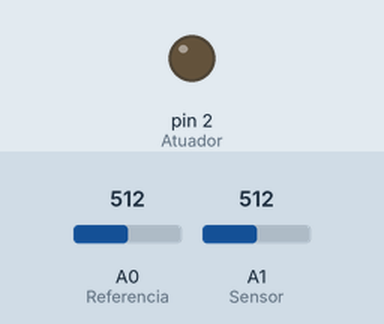
Simulated run of this sketch. Board: Arduino Uno, built with avr-gcc and run on an emulated ATmega328P. On the bench: output pins drawn as LEDs (lit = HIGH). The test bench sets the inputs (shaded band); at power-on: A0 (Referencia) = 512, A1 (Sensor) = 512.

Above: at 1.2 s.
1.3 s: A0 (Referencia) set to 574
2.8 s: A0 (Referencia) set to 593
At 3.4 s:
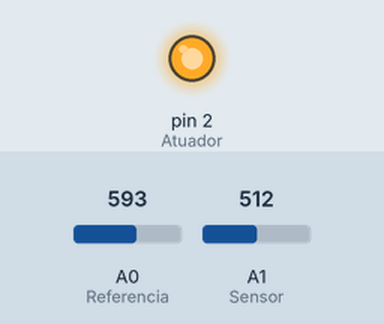
4.3 s: A0 (Referencia) set to 511
At 5.5 s:
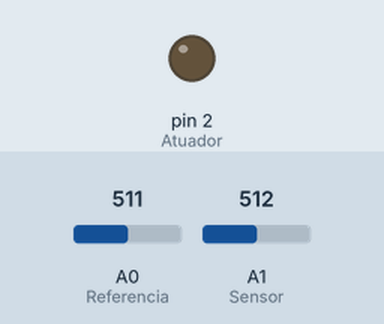
5.8 s: A0 (Referencia) set to 716
At 6.8 s:
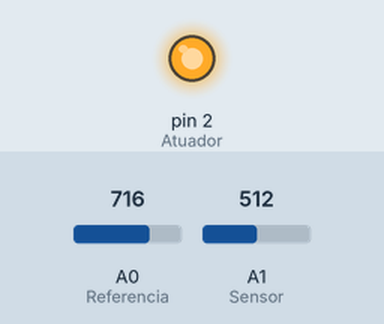
Timing chart, 0 to 8.3 s (numbered marks = the images above; inputs shaded):
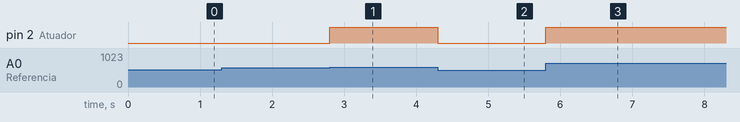

Measured:
- the behaviour switches between 585 and 586 on A0 (Referencia) (found by bisection; images 0 and 1)
- after the input at 1.3 s, every drawn part: stays the same
- after the input at 2.8 s, pin 2 (Atuador): LOW → HIGH at once
- after the input at 4.3 s, pin 2 (Atuador): HIGH → LOW at once
- after the input at 5.8 s, pin 2 (Atuador): LOW → HIGH at once

The sketch:

Controlador_P_RC.ino
```cpp
 /* ----- Controlador proporcional para um circuito RC ----- */


const int Referencia = 0; // O sinal de referencia sera lido a partir do pino de
                          // entrada analogica A0

const int Sensor = 1; // O sensor sera conectado ao pino de entrada analogica A1

const int Atuador = 2; // O sinal de comando "analogico" (saida do controlador)
                       // sera transmitido pelo pino de saida digital 5 (PWM)

double Valor_Referencia; // Variavel que armazenara o valor do sinal de referencia

double Valor_Sensor; // Variavel que armazenara o valor da saida (tensao no capacitor)

double Valor_Atuador; // Variavel que armazenara o valor da
                   // saida do controlador (acao de controle)

double Erro; // Variavel que armazenara o sinal de erro (Valor_referencia - Valor_Sensor)

const double Kp = 7; // Parametro do controlador proporcional


void setup(){

pinMode(Sensor, INPUT); // Define o pino do sensor como uma entrada

pinMode(Referencia, INPUT); // Define o pino da referencia como uma entrada

pinMode(Atuador, OUTPUT); // Define o pino do atuador como uma saida

//Serial.begin(9600); // Especifica velocidade da comunicacao serial

}


void loop(){
  Valor_Referencia = analogRead(Referencia); // Converte o valor de tensao de referencia
  // num número binário de 10 bits (0V a 5V <---> 0 a 1023)

  Valor_Sensor = analogRead(Sensor); // Converte o valor de tensao do capacitor (saida)
  // num número binário de 10 bits (0V a 5V <---> 0 a 1023)

  Erro = Valor_Referencia - Valor_Sensor; // Erro pode assumir valores entre -1023 e 1023

  Erro = Erro/1023*255;
  //Erro = map(Erro,-1023,1023,-255,255); // Mapeia o intervalo [-1023, 1023] no intervalo
  // [-255, 255], visto que o saida do controlador, que e funcao so sinal de Erro,
  //sera um sinal PWM de 8 bits

  Valor_Atuador = constrain(Kp*Erro,0,255); // Restringe o valor do sinal de atuacao
                                            // a faixa de 0V a 5V (0 a 255)

  analogWrite(Atuador, Valor_Atuador); // Escreve no pino 5 (Atuador), que simulara
                                       // uma saida analogica via PWM
  //Serial.println(Valor_Atuador);
  //delay(100); // Adiciona delay so pra testar, comportamentos osciladtorios quando ha atraso

}
```
